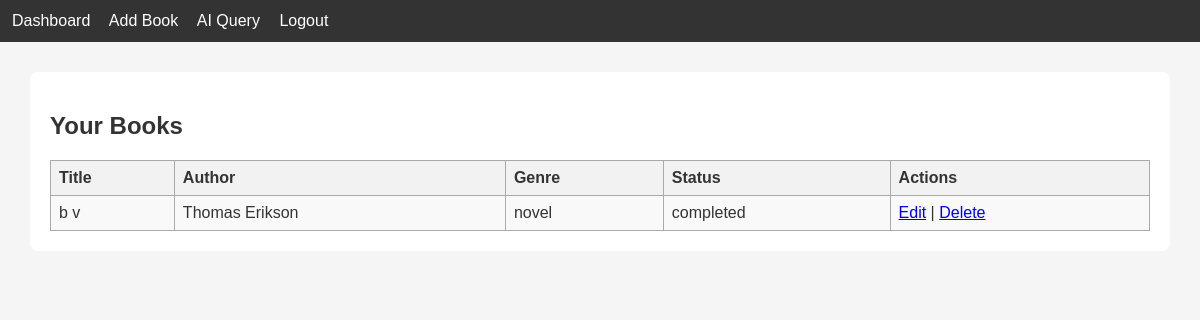
The app's page /dashboard (signed in), older data.
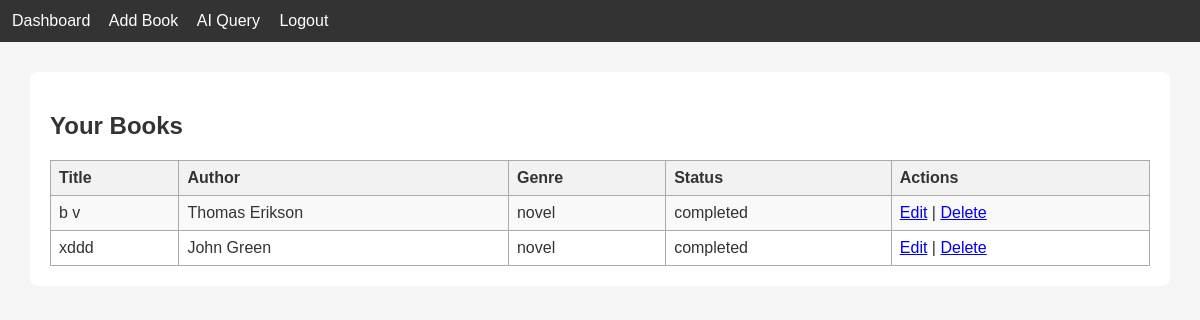
The same page, newer data.
### tables this page shows
CREATE TABLE books (
    id INTEGER PRIMARY KEY AUTOINCREMENT,
    title TEXT,
    author TEXT,
    genre TEXT,
    status TEXT,
    user_id INTEGER,
    FOREIGN KEY(user_id) REFERENCES users(id)
);

### app.py (the view)
@app.route("/dashboard")
def dashboard():
    if "user_id" not in session:
        return redirect(url_for("login"))
    db = get_db()
    books = db.execute("SELECT * FROM books WHERE user_id=?", (session["user_id"],)).fetchall()
    db.close()
    return render_template("dashboard.html", books=books)

### app.py (called while the page is built)
def get_db():
    conn = sqlite3.connect("database.db")
    conn.row_factory = sqlite3.Row
    return conn

### templates/dashboard.html
{% extends "base.html" %}
{% block content %}
<h2>Your Books</h2>
<table>
    <tr>
        <th>Title</th>
        <th>Author</th>
        <th>Genre</th>
        <th>Status</th>
        <th>Actions</th>
    </tr>
    {% for book in books %}
    <tr>
        <td>{{ book.title }}</td>
        <td>{{ book.author }}</td>
        <td>{{ book.genre }}</td>
        <td>{{ book.status }}</td>
        <td>
            <a href="/edit_book/{{ book.id }}">Edit</a> |
            <a href="/delete_book/{{ book.id }}">Delete</a>
        </td>
    </tr>
    {% endfor %}
</table>
{% endblock %}

Row changes from the older to the newer data that the page shows:
added books: title "xddd", author "John Green", genre "novel", status "completed"
